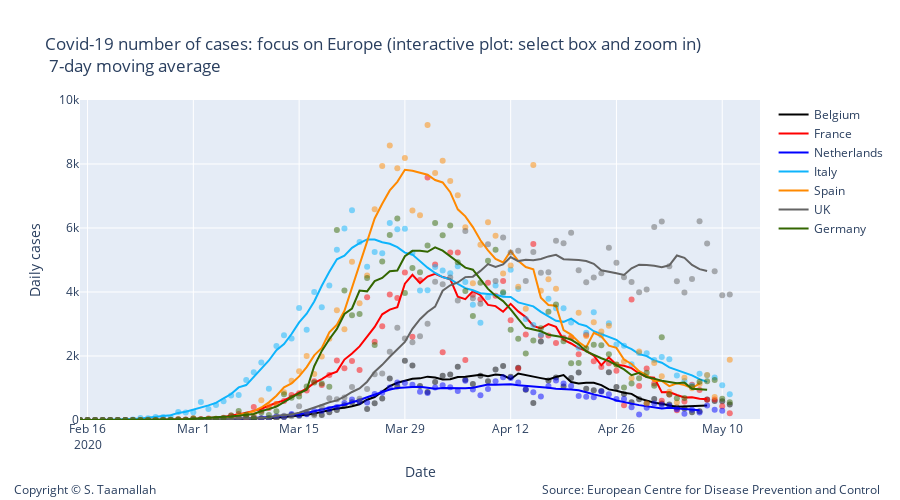

The cell this chart's notebook holds for it:
### Code cell
# Add traces
trace1 = go.Scatter(
        x=df_belgium.index, 
        y=df_belgium['cases'],
        mode='markers',
        name='Belgium daily cases',
        line_color='rgba(0, 0, 0, 0.5)',
        showlegend=False,
)

trace11 = go.Scatter(
        x=df_belgium.index, 
        y=smooth_belgium,
        mode='lines',
        name='Belgium',
        line_color='rgba(0, 0, 0, 1)',
)


trace3 = go.Scatter(
        x=df_netherlands.index, 
        y=df_netherlands['cases'],
        mode='markers',
        name='Netherlands',
        line_color='rgba(0, 0, 255, .5)',
    showlegend=False,
)

trace33 = go.Scatter(
        x=df_netherlands.index, 
        y=smooth_netherlands,
        mode='lines',
        name='Netherlands',
        line_color='rgba(0, 0, 255, 1)',
)


data2 = [trace1,trace11, trace2, trace22, trace3, trace33, trace4, trace44, trace5, trace55, trace6, trace66, trace7, trace77]


layout2 = go.Layout(
    title="Covid-19 number of cases: focus on Europe (interactive plot: select box and zoom in) <br> 7-day moving average",
    width=900,
    height=500,
    
    # Top left
    xaxis=dict(
        title='Date',
        range=['2020-02-15', '2020-05-15'],
    ),
    yaxis=dict(
        title='Daily cases',
        #type='log',
        range=[0,10000],
        anchor='x'
    ),
    
      annotations=[
        dict(
            x=1.18,
            y=-0.25,
            showarrow=False,
            text='Source: European Centre for Disease Prevention and Control',
            xref='paper',
            yref='paper'
        ),
        
        dict(
            x=-0.1,
            y=-0.25,
            showarrow=False,
            text='Copyright © S. Taamallah ',
            xref='paper',
            yref='paper'
        )
    ],
    
)

fig = go.Figure(data=data2, layout=layout2)
fig.show()
from plotly.offline import plot
plot(fig, filename="STaamallah_covid19_analysis_chart_1bis_20200503.html", auto_open = False)

### Figure 1 — Plotly figure (JSON) as saved in the notebook; plotly's stock layout.template omitted (floating-point values rounded to 4 significant figures; data arrays with more than 128 entries replaced by an {"elided": "..."} marker saying what was removed)
{"data": [{"line": {"color": "rgba(0, 0, 0, 0.5)"}, "mode": "markers", "name": "Belgium daily cases", "showlegend": false, "type": "scatter", "x": {"elided": "133 str values"}, "y": {"elided": "133 int values"}}, {"line": {"color": "rgba(0, 0, 0, 1)"}, "mode": "lines", "name": "Belgium", "type": "scatter", "x": {"elided": "133 str values"}, "y": {"elided": "133 int values"}}, {"line": {"color": "rgba(256, 0, 0, .5)"}, "mode": "markers", "name": "France", "showlegend": false, "type": "scatter", "x": {"elided": "133 str values"}, "y": {"elided": "133 int values"}}, {"line": {"color": "rgba(256, 0, 0, 1)"}, "mode": "lines", "name": "France", "type": "scatter", "x": {"elided": "133 str values"}, "y": {"elided": "133 int values"}}, {"line": {"color": "rgba(0, 0, 255, .5)"}, "mode": "markers", "name": "Netherlands", "showlegend": false, "type": "scatter", "x": {"elided": "132 str values"}, "y": {"elided": "132 int values"}}, {"line": {"color": "rgba(0, 0, 255, 1)"}, "mode": "lines", "name": "Netherlands", "type": "scatter", "x": {"elided": "132 str values"}, "y": {"elided": "132 int values"}}, {"line": {"color": "rgba(14, 180, 252, .5)"}, "mode": "markers", "name": "Italy", "showlegend": false, "type": "scatter", "x": {"elided": "133 str values"}, "y": {"elided": "133 int values"}}, {"line": {"color": "rgba(14, 180, 252, 1)"}, "mode": "lines", "name": "Italy", "type": "scatter", "x": {"elided": "133 str values"}, "y": {"elided": "133 int values"}}, {"line": {"color": "rgba(255, 137, 0, .5)"}, "mode": "markers", "name": "Spain", "showlegend": false, "type": "scatter", "x": {"elided": "132 str values"}, "y": {"elided": "132 int values"}}, {"line": {"color": "rgba(255, 137, 0, 1)"}, "mode": "lines", "name": "Spain", "type": "scatter", "x": {"elided": "132 str values"}, "y": {"elided": "132 int values"}}, {"line": {"color": "rgba(100, 100, 100, .5)"}, "mode": "markers", "name": "UK", "showlegend": false, "type": "scatter", "x": {"elided": "133 str values"}, "y": {"elided": "133 int values"}}, {"line": {"color": "rgba(100, 100, 100, 1)"}, "mode": "lines", "name": "UK", "type": "scatter", "x": {"elided": "133 str values"}, "y": {"elided": "133 int values"}}, {"line": {"color": "rgba(51, 102, 0, .5)"}, "mode": "markers", "name": "Germany", "showlegend": false, "type": "scatter", "x": {"elided": "133 str values"}, "y": {"elided": "133 int values"}}, {"line": {"color": "rgba(51, 102, 0, 1)"}, "mode": "lines", "name": "Germany", "type": "scatter", "x": {"elided": "133 str values"}, "y": {"elided": "133 float values"}}], "layout": {"annotations": [{"showarrow": false, "text": "Source: European Centre for Disease Prevention and Control", "x": 1.18, "xref": "paper", "y": -0.25, "yref": "paper"}, {"showarrow": false, "text": "Copyright © S. Taamallah ", "x": -0.1, "xref": "paper", "y": -0.25, "yref": "paper"}], "height": 500, "title": {"text": "Covid-19 number of cases: focus on Europe (interactive plot: select box and zoom in) <br> 7-day moving average"}, "width": 900, "xaxis": {"range": ["2020-02-15", "2020-05-15"], "title": {"text": "Date"}, "type": "date"}, "yaxis": {"anchor": "x", "range": [0, 10000], "title": {"text": "Daily cases"}, "type": "linear"}}}
